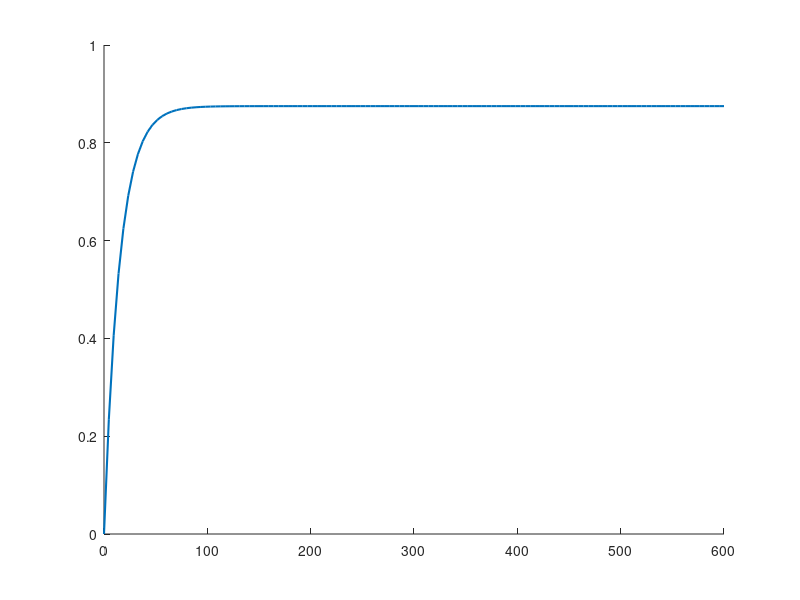

Source code (MATLAB): (Note: this script raises an error after producing the figure.)
clear; clc; close all; s=tf('s');
G=35/(120*s+1);
controllers={pid(0.20,0,0),pid(0.20,0.005,0),pid(0.20,0.005,0.5)};
names={'P','PI','PID'};
figure; hold on;
for i=1:numel(controllers)
    C=controllers{i};
    T=feedback(C*G,1);
    [y,t]=step(T,600);
    plot(t,y,'LineWidth',1.5,'DisplayName',names{i});
    info=stepinfo(y,t,1);
    ess=abs(1-dcgain(T));
    fprintf('%s: Kp=%.4f Ki=%.4f Kd=%.4f | rise=%.3f settle=%.3f OS=%.2f%% ess=%.5f\n', ...
        names{i},C.Kp,C.Ki,C.Kd,info.RiseTime,info.SettlingTime,info.Overshoot,ess);
end
yline(1,'--','SP'); grid on; legend('Location','best');
xlabel('Time (s)'); ylabel('Output'); title('P, PI, PID comparison');
